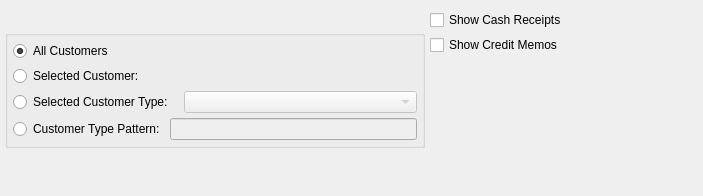
<?xml version="1.0" encoding="UTF-8"?>
<ui version="4.0">
 <comment>This file is part of the xTuple ERP: PostBooks Edition, a free and
open source Enterprise Resource Planning software suite,
Copyright (c) 1999-2019 by OpenMFG LLC, d/b/a xTuple.
It is licensed to you under the Common Public Attribution License
version 1.0, the full text of which (including xTuple-specific Exhibits)
is available at www.xtuple.com/CPAL.  By using this software, you agree
to be bound by its terms.</comment>
 <class>dspARApplications</class>
 <widget class="QWidget" name="dspARApplications">
  <property name="geometry">
   <rect>
    <x>0</x>
    <y>0</y>
    <width>703</width>
    <height>196</height>
   </rect>
  </property>
  <property name="windowTitle">
   <string>A/R Applications</string>
  </property>
  <layout class="QHBoxLayout" name="horizontalLayout">
   <item>
    <layout class="QVBoxLayout" name="verticalLayout">
     <item>
      <widget class="QGroupBox" name="_customerTypeGroup">
       <property name="sizePolicy">
        <sizepolicy hsizetype="Preferred" vsizetype="Fixed">
         <horstretch>0</horstretch>
         <verstretch>0</verstretch>
        </sizepolicy>
       </property>
       <property name="title">
        <string/>
       </property>
       <layout class="QGridLayout" name="gridLayout">
        <item row="0" column="0">
         <widget class="QRadioButton" name="_allCustomers">
          <property name="text">
           <string>All Customers</string>
          </property>
          <property name="checked">
           <bool>true</bool>
          </property>
         </widget>
        </item>
        <item row="1" column="0">
         <widget class="QRadioButton" name="_selectedCustomer">
          <property name="text">
           <string>Selected Customer:</string>
          </property>
         </widget>
        </item>
        <item row="1" column="1" colspan="3">
         <widget class="CustCluster" name="_cust">
          <property name="enabled">
           <bool>false</bool>
          </property>
          <property name="nameVisible">
           <bool>false</bool>
          </property>
          <property name="descriptionVisible">
           <bool>false</bool>
          </property>
         </widget>
        </item>
        <item row="2" column="0" colspan="3">
         <widget class="QRadioButton" name="_selectedCustomerType">
          <property name="text">
           <string>Selected Customer Type:</string>
          </property>
         </widget>
        </item>
        <item row="2" column="3">
         <widget class="XComboBox" name="_customerTypes">
          <property name="enabled">
           <bool>false</bool>
          </property>
          <property name="sizePolicy">
           <sizepolicy hsizetype="Expanding" vsizetype="Fixed">
            <horstretch>0</horstretch>
            <verstretch>0</verstretch>
           </sizepolicy>
          </property>
          <property name="type">
           <enum>XComboBox::CustomerTypes</enum>
          </property>
         </widget>
        </item>
        <item row="3" column="0" colspan="2">
         <widget class="QRadioButton" name="_customerTypePattern">
          <property name="text">
           <string>Customer Type Pattern:</string>
          </property>
         </widget>
        </item>
        <item row="3" column="2" colspan="2">
         <widget class="XLineEdit" name="_customerType">
          <property name="enabled">
           <bool>false</bool>
          </property>
         </widget>
        </item>
       </layout>
      </widget>
     </item>
     <item>
      <spacer name="spacer">
       <property name="orientation">
        <enum>Qt::Vertical</enum>
       </property>
       <property name="sizeType">
        <enum>QSizePolicy::Preferred</enum>
       </property>
       <property name="sizeHint" stdset="0">
        <size>
         <width>420</width>
         <height>18</height>
        </size>
       </property>
      </spacer>
     </item>
    </layout>
   </item>
   <item>
    <layout class="QVBoxLayout" name="verticalLayout_3">
     <item>
      <widget class="DateCluster" name="_dates"/>
     </item>
     <item>
      <widget class="XCheckBox" name="_cashReceipts">
       <property name="text">
        <string>Show Cash Receipts</string>
       </property>
      </widget>
     </item>
     <item>
      <widget class="XCheckBox" name="_creditMemos">
       <property name="text">
        <string>Show Credit Memos</string>
       </property>
      </widget>
     </item>
     <item>
      <spacer>
       <property name="orientation">
        <enum>Qt::Vertical</enum>
       </property>
       <property name="sizeType">
        <enum>QSizePolicy::Expanding</enum>
       </property>
       <property name="sizeHint" stdset="0">
        <size>
         <width>20</width>
         <height>0</height>
        </size>
       </property>
      </spacer>
     </item>
    </layout>
   </item>
   <item>
    <spacer name="horizontalSpacer">
     <property name="orientation">
      <enum>Qt::Horizontal</enum>
     </property>
     <property name="sizeHint" stdset="0">
      <size>
       <width>7</width>
       <height>20</height>
      </size>
     </property>
    </spacer>
   </item>
  </layout>
 </widget>
 <layoutdefault spacing="5" margin="5"/>
 <customwidgets>
  <customwidget>
   <class>CustCluster</class>
   <extends>QWidget</extends>
   <header>custcluster.h</header>
  </customwidget>
  <customwidget>
   <class>DateCluster</class>
   <extends>QWidget</extends>
   <header>datecluster.h</header>
   <container>1</container>
  </customwidget>
  <customwidget>
   <class>XCheckBox</class>
   <extends>QCheckBox</extends>
   <header>xcheckbox.h</header>
  </customwidget>
  <customwidget>
   <class>XComboBox</class>
   <extends>QComboBox</extends>
   <header>xcombobox.h</header>
  </customwidget>
  <customwidget>
   <class>XLineEdit</class>
   <extends>QLineEdit</extends>
   <header>xlineedit.h</header>
   <container>1</container>
  </customwidget>
 </customwidgets>
 <tabstops>
  <tabstop>_allCustomers</tabstop>
  <tabstop>_selectedCustomer</tabstop>
  <tabstop>_selectedCustomerType</tabstop>
  <tabstop>_customerTypes</tabstop>
  <tabstop>_customerTypePattern</tabstop>
  <tabstop>_customerType</tabstop>
  <tabstop>_dates</tabstop>
  <tabstop>_cashReceipts</tabstop>
  <tabstop>_creditMemos</tabstop>
 </tabstops>
 <resources/>
 <connections>
  <connection>
   <sender>_selectedCustomerType</sender>
   <signal>toggled(bool)</signal>
   <receiver>_customerTypes</receiver>
   <slot>setEnabled(bool)</slot>
   <hints>
    <hint type="sourcelabel">
     <x>20</x>
     <y>20</y>
    </hint>
    <hint type="destinationlabel">
     <x>20</x>
     <y>20</y>
    </hint>
   </hints>
  </connection>
  <connection>
   <sender>_customerTypePattern</sender>
   <signal>toggled(bool)</signal>
   <receiver>_customerType</receiver>
   <slot>setEnabled(bool)</slot>
   <hints>
    <hint type="sourcelabel">
     <x>20</x>
     <y>20</y>
    </hint>
    <hint type="destinationlabel">
     <x>20</x>
     <y>20</y>
    </hint>
   </hints>
  </connection>
  <connection>
   <sender>_selectedCustomer</sender>
   <signal>toggled(bool)</signal>
   <receiver>_cust</receiver>
   <slot>setEnabled(bool)</slot>
   <hints>
    <hint type="sourcelabel">
     <x>20</x>
     <y>20</y>
    </hint>
    <hint type="destinationlabel">
     <x>294</x>
     <y>66</y>
    </hint>
   </hints>
  </connection>
 </connections>
</ui>
